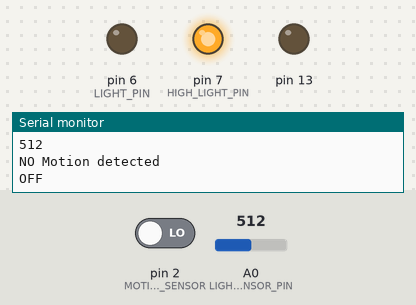
A sketch run on a simulated Arduino Uno, built with avr-gcc and run on an emulated ATmega328P. Parts: output pins drawn as LEDs (lit = HIGH), the last lines printed to the serial monitor. Inputs (shaded band) come from the test bench; at power-on: pin 2 (MOTION_SENSOR) LOW, A0 (LIGHT_SENSOR_PIN) = 512.

Above: at 2.0 s.
2.1 s: pin 2 (MOTION_SENSOR) driven HIGH
At 4.1 s:
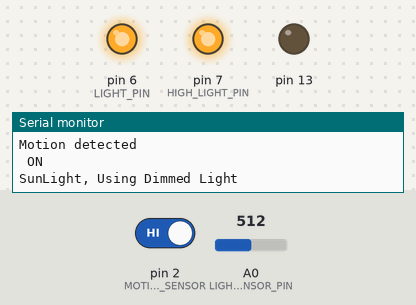
4.9 s: A0 (LIGHT_SENSOR_PIN) set to 290
At 8.7 s:
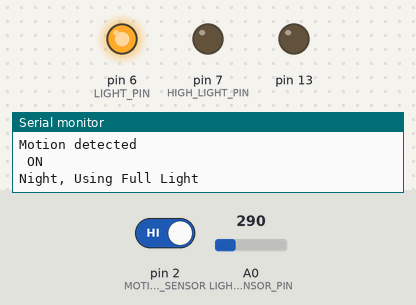
9.3 s: A0 (LIGHT_SENSOR_PIN) set to 315
At 13.3 s:
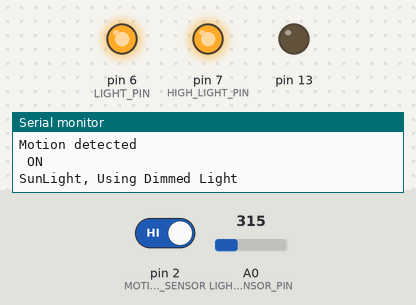
13.7 s: A0 (LIGHT_SENSOR_PIN) set to 122
At 18.0 s:
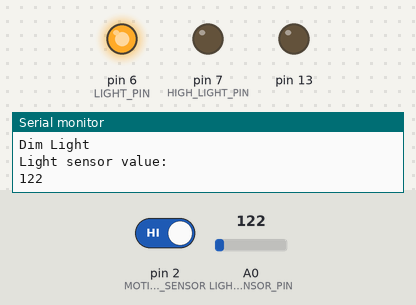
Timing chart, 0 to 19.1 s (numbered marks = the images above; inputs shaded):
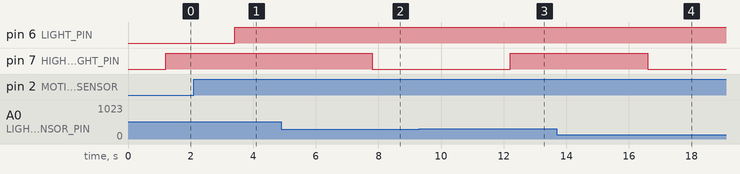

Measured:
- the behaviour switches between 300 and 301 on A0 (LIGHT_SENSOR_PIN) (found by bisection; images 2 and 3)
- after the input at 2.1 s, pin 6 (LIGHT_PIN): LOW → HIGH after 1.3 s
- after the input at 4.9 s, pin 7 (HIGH_LIGHT_PIN): HIGH → LOW after 2.9 s
- after the input at 9.3 s, pin 7 (HIGH_LIGHT_PIN): LOW → HIGH after 2.9 s
- after the input at 13.7 s, pin 7 (HIGH_LIGHT_PIN): HIGH → LOW after 2.9 s

The sketch:

final_project.ino
```cpp
//#include <SoftwareSerial.h>
int led=13;
int data=5;

int user_input;

# define led_pin 8
# define LIGHT_PIN 6
# define HIGH_LIGHT_PIN 7

# define MOTION_SENSOR 2

int LIGHT_SENSOR_PIN = A0;
int light_value = 0;
int user =3;

bool dim_light = 1;
bool motion_detected = 0;


//SoftwareSerial BTSerial(0, 1);
void setup() {
  // put your setup code here, to run once:


  Serial.begin(9600);
  //BTSerial.begin(9600);
  pinMode(13,OUTPUT);
  pinMode(MOTION_SENSOR, INPUT);
  pinMode(LIGHT_PIN, OUTPUT); // low on
  pinMode(HIGH_LIGHT_PIN, OUTPUT); // high on

}

void loop() {

 delay(200);
  int sensorValue = analogRead(A0);

 // light_value = analogRead(LIGHT_SENSOR_PIN);
if(user==3){
 if(sensorValue > 300) {

    dim_light = 1;
    Serial.println("Brigth Light");
     Serial.println("Light sensor value:");
     Serial.println(sensorValue);
  }
  else {
    dim_light = 0;
    Serial.println("Dim Light");
    Serial.println("Light sensor value:");
    Serial.println(sensorValue);
  }


  if(digitalRead(MOTION_SENSOR) == 1 ) {
    delay(1000);
    if(digitalRead(MOTION_SENSOR) == 1){
      motion_detected = 1;
      Serial.println("Motion detected");
    }
  }
  if(digitalRead(MOTION_SENSOR) == 0) {
    delay(1000);
    if(digitalRead(MOTION_SENSOR) == 0){
      motion_detected = 0;
      Serial.println("NO Motion detected");
    }
  }
      // Send data over Bluetooth
  //BTSerial.write(sensorValue);

  if(motion_detected == 1){
    digitalWrite(LIGHT_PIN,HIGH);
    digitalWrite(HIGH_LIGHT_PIN,LOW);
    //digitalWrite(HIGH_LIGHT_PIN, LOW);
    Serial.println(" ON");
    if(dim_light == 0) {
      digitalWrite(LIGHT_PIN,HIGH);
      digitalWrite(HIGH_LIGHT_PIN,LOW);
      Serial.println("Night, Using Full Light");
    }
    else{
      digitalWrite(LIGHT_PIN,HIGH);
      digitalWrite(HIGH_LIGHT_PIN,HIGH);
      Serial.println("SunLight, Using Dimmed Light");
    }
    delay(1000);

  }
  else {
    digitalWrite(LIGHT_PIN,LOW);
    digitalWrite(HIGH_LIGHT_PIN,HIGH);
    Serial.println("OFF");
    delay(1000);

  }
}

while(Serial.available()>0){
   // Serial.println("Started manual mode");
    user=Serial.read();
    Serial.println(user);
    switch (user) {
      case 48:
        digitalWrite(LIGHT_PIN,LOW);
        digitalWrite(HIGH_LIGHT_PIN,HIGH);
        break;
      case 49:
        digitalWrite(LIGHT_PIN,HIGH);
        digitalWrite(HIGH_LIGHT_PIN,HIGH);
        break;
      case 50:
        digitalWrite(LIGHT_PIN,HIGH);
        digitalWrite(HIGH_LIGHT_PIN,LOW);
        break;
      case 51:
        user=3;
       // Serial.println("Started automated mode");

      }

}


}
```
